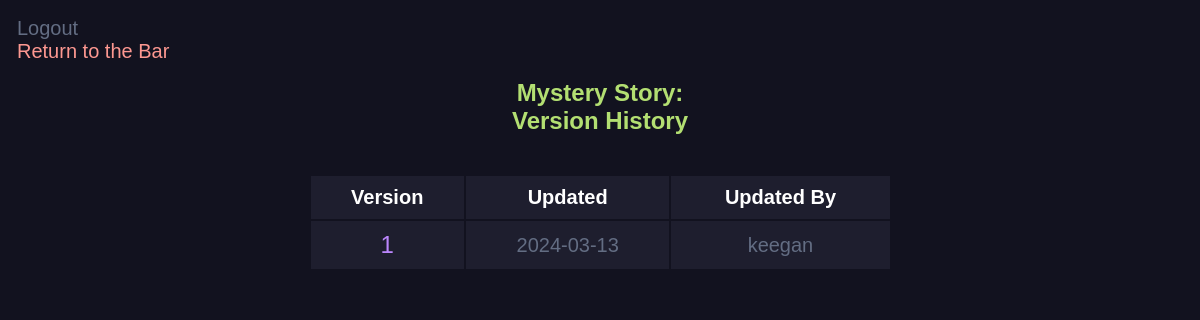
Page /versions/8 on the earlier database version.
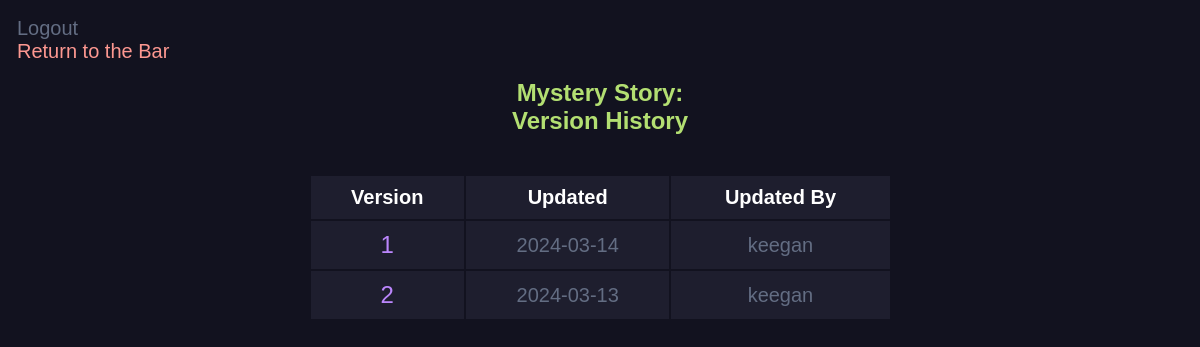
Same page on the later database version.
### main.py (models this page shows, shortened)
class NewVersion(db.Model):
    id = db.Column(db.Integer, primary_key=True)
    content = db.Column(db.Text, nullable=False)
    date_created = db.Column(db.DateTime, default=datetime.utcnow)
    story_id = db.Column(db.Integer, db.ForeignKey('new_story.id'), nullable=False)
    author_id = db.Column(db.Integer, db.ForeignKey('user.id'), nullable=False)
    __table_args__ = (
        ForeignKeyConstraint(['story_id'], ['new_story.id'], name='fk_new_version_story_id'),
        ForeignKeyConstraint(['author_id'], ['user.id'], name='fk_new_version_author_id')
    )
    author = db.relationship('User', backref='versions', foreign_keys=[author_id])

class User(db.Model, UserMixin):
    id = db.Column(db.Integer, primary_key=True)
    username = db.Column(db.String(20), nullable=False, unique=True)
    password = db.Column(db.String(80), nullable=False)
    stories = db.relationship('NewStory', backref='author', lazy=True, foreign_keys=[NewStory.author_id])

### main.py (the view)
@app.route('/versions/<int:id>', methods=['GET'])
def versions(id):
    story = NewStory.query.get_or_404(id)
    versions = NewVersion.query.filter_by(story_id=id).order_by(NewVersion.date_created.desc()).all()
    return render_template('versions.html', story=story, versions=versions, current_user=current_user)

### templates/versions.html (shortened to what this page needs)
<link rel="stylesheet" href="{{ url_for('static', filename='css/versions.css') }}">
{% block body %}
	<a href="/logout/" class="button">Logout</a><br>
	<a href="/" class="return-to-bar">Return to the Bar</a>
<div class="content">
	<h1 style="text-align: center;">{{ story.title }}: <br> Version History</h1><br>
	<table class="center-table">
		<tr>
			<th>Version</th>
			<th>Updated</th>
			<th>Updated By</th>
		</tr>
		{%for version in versions %}
		<tr>
			<td><a href="{{ url_for('read_version', version_id=version.id) }}" class="story-link">{{ loop.index }}</a></td>
			<td>{{ version.date_created.date() }}</td>
			<td>{{ version.author.username }}</td>
		</tr>
		{% endfor %}
	</table>
</div>
{% endblock %}

Differences in the rows shown:
added NewVersion: date_created "2024-03-14", author.username "keegan"
